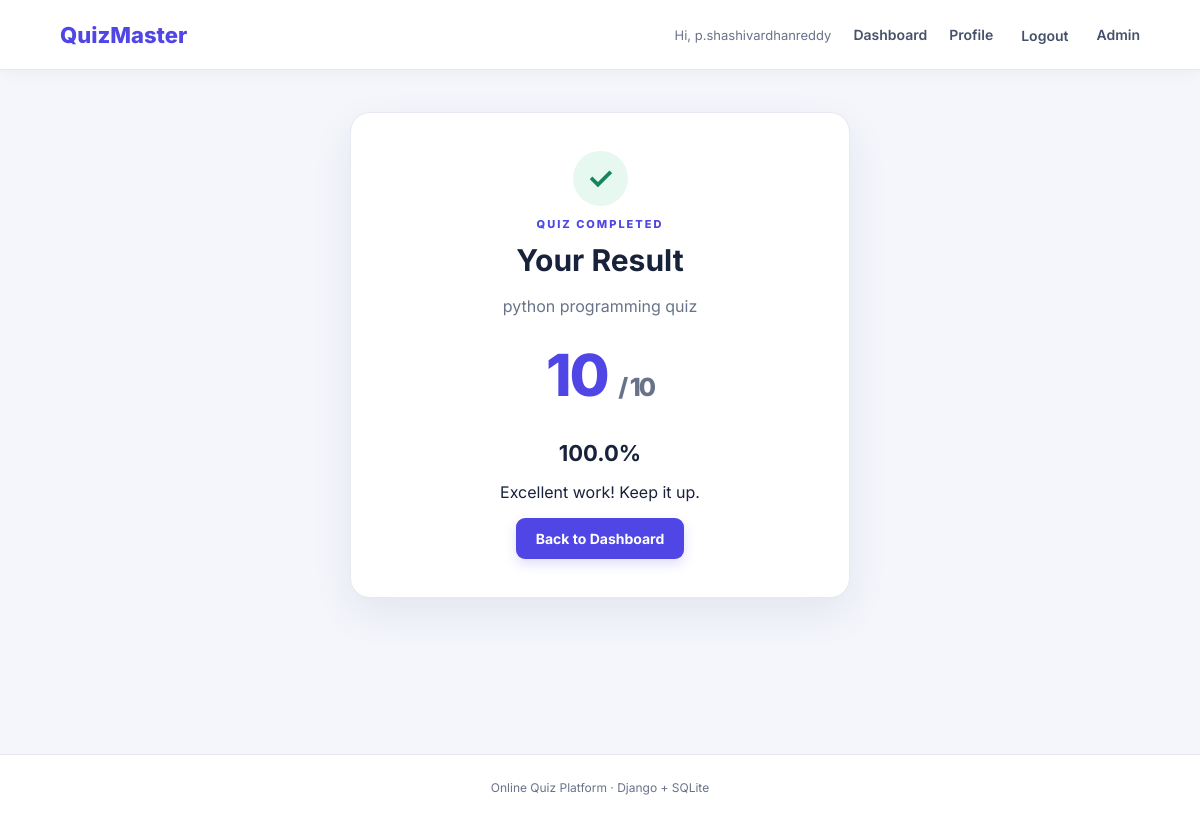
The page /attempt/1/result/ (signed in) on the database its author committed.
### quiz/models.py (models this page shows, shortened)
class Attempt(models.Model):
    student = models.ForeignKey(User, on_delete=models.CASCADE, related_name="quiz_attempts")
    quiz = models.ForeignKey(Quiz, on_delete=models.CASCADE, related_name="attempts")
    score = models.PositiveIntegerField(default=0)
    total_questions = models.PositiveIntegerField(default=0)
    started_at = models.DateTimeField(auto_now_add=True)
    completed_at = models.DateTimeField(null=True, blank=True)
    class Meta:
        ordering = ["-completed_at", "-started_at"]
    @property
    def percentage(self):
        if not self.total_questions:
            return 0
        return round((self.score / self.total_questions) * 100, 2)

class Quiz(models.Model):
    title = models.CharField(max_length=200)
    description = models.TextField(blank=True)
    duration_minutes = models.PositiveIntegerField(default=10)
    is_active = models.BooleanField(default=True)
    created_at = models.DateTimeField(auto_now_add=True)
    class Meta:
        ordering = ["-created_at"]

### quiz/views.py (the view)
# urls.py: path("attempt/<int:attempt_id>/result/", views.result, name="result"),
@login_required
def result(request, attempt_id):
    attempt = get_object_or_404(
        Attempt, id=attempt_id, student=request.user, completed_at__isnull=False
    )
    return render(request, "quiz/result.html", {"attempt": attempt})

### templates/quiz/result.html (shortened to what this page needs)
{% extends 'quiz/base.html' %}
{% block content %}
<section class="result-card">
  <div class="result-check">✓</div><p class="eyebrow">QUIZ COMPLETED</p><h1>Your Result</h1>
  <p class="muted">{{ attempt.quiz.title }}</p>
  <div class="score">{{ attempt.score }} <span>/ {{ attempt.total_questions }}</span></div>
  <h2>{{ attempt.percentage }}%</h2>
  <p>{% if attempt.percentage >= 80 %}Excellent work! Keep it up.{% elif attempt.percentage >= 50 %}Good effort! Keep practising.{% else %}Keep learning and try again.{% endif %}</p>
  <a class="btn" href="{% url 'dashboard' %}">Back to Dashboard</a>
</section>
{% endblock %}

### templates/quiz/base.html (shortened to what this page needs)
{% load static %}
<!DOCTYPE html>
<html lang="en">
<head>
  <link rel="stylesheet" href="{% static 'css/style.css' %}">
</head>
<body>
<header class="navbar">
  <a class="brand" href="{% url 'dashboard' %}">QuizMaster</a>
  <nav>
    {% if user.is_authenticated %}
      <span class="welcome">Hi, {{ user.username }}</span>
      <a href="{% url 'dashboard' %}">Dashboard</a>
      <a href="{% url 'student_profile' %}">Profile</a>
      <form class="inline-form" method="post" action="{% url 'logout' %}">
        <button class="nav-button" type="submit">Logout</button>
      </form>
      {% if user.is_staff %}
        <a href="/admin/">Admin</a>
      {% endif %}
    {% else %}
      <a href="{% url 'login' %}">Login</a>
      <a href="{% url 'register' %}">Register</a>
    {% endif %}
  </nav>
</header>
<main class="container">
  {% block content %}{% endblock %}
</main>
<footer>Online Quiz Platform · Django + SQLite</footer>
</body>
</html>

### static/css/style.css (style rules this page uses)
:root { --ink:#18233b;--muted:#68738a;--primary:#4f46e5;--line:#e6e9f1;--bg:#f5f7fc }
* { box-sizing:border-box }
body { margin:0;background:var(--bg);color:var(--ink);font-family:Inter,Arial,sans-serif }
.navbar { height:70px;background:#fff;border-bottom:1px solid var(--line);display:flex;align-items:center;justify-content:space-between;padding:0 max(calc((100% - 1080px)/2),24px) }
.brand { font-size:22px;font-weight:800;color:var(--primary);text-decoration:none }
.navbar nav { display:flex;align-items:center;gap:22px }
.navbar nav a,.nav-button { color:#46516a;text-decoration:none;font-size:14px;font-weight:600 }
.welcome { color:var(--muted);font-size:13px }
.inline-form { display:inline;margin:0 }
.nav-button { border:0;background:none;cursor:pointer;font-family:inherit }
.container { max-width:1080px;margin:42px auto;padding:0 22px;min-height:75vh }
h1 { font-size:34px;margin:8px 0 12px }
h2 { font-size:22px;margin:30px 0 16px }
.muted { color:var(--muted);line-height:1.6 }
.eyebrow { font-size:11px;letter-spacing:2px;color:var(--primary);font-weight:800 }
.btn { display:inline-block;background:var(--primary);color:white;text-decoration:none;border:0;border-radius:9px;padding:12px 20px;font-size:14px;font-weight:700;cursor:pointer;font-family:inherit }
.result-card { max-width:500px;margin:35px auto;background:#fff;border:1px solid var(--line);border-radius:20px;text-align:center;padding:38px }
.result-check { margin:auto;width:55px;height:55px;border-radius:50%;background:#e6f8ef;color:#16845c;display:grid;place-items:center;font-size:30px }
.result-card h1 { font-size:30px }
.score { font-size:58px;font-weight:800;color:var(--primary);margin:20px }
.score span { font-size:25px;color:var(--muted) }
footer { text-align:center;padding:25px;color:var(--muted);font-size:12px }
* { transition: all 0.25s ease; }
body { background: #f4f6fc; }
.navbar { position: sticky; top: 0; z-index: 100; box-shadow: 0 3px 15px rgba(0,0,0,0.04); }
.btn { box-shadow: 0 5px 12px rgba(79,70,229,0.18); }
.result-card { box-shadow: 0 15px 40px rgba(24,35,59,0.08); }
.result-check { font-weight: 800; }
.score { letter-spacing: -2px; }
footer { border-top: 1px solid #e6e9f1; background: #fff; }

### rows shown on the page
Attempt: quiz "python programming quiz", score "10", total_questions "10", percentage "100.0"

### other values the page prints
{{ user.username }} "p.shashivardhanreddy"
